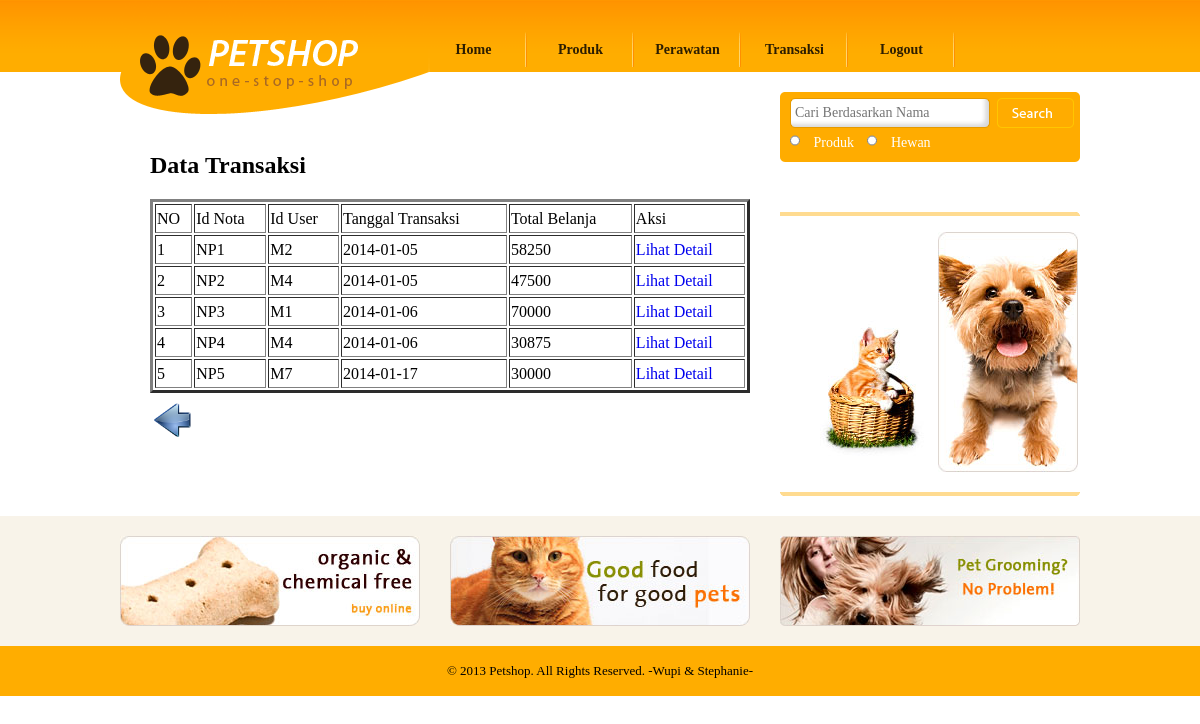
The app's page /pegawai_data_transaksi_perawatan.php, older data.
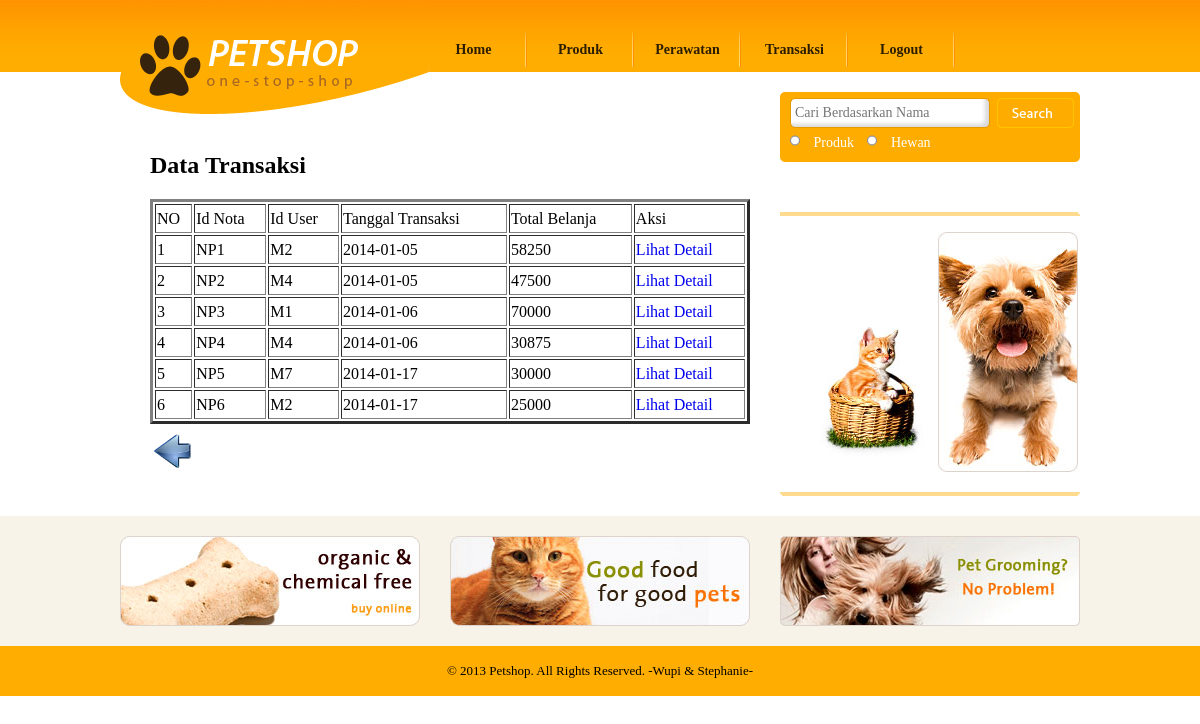
The same page, newer data.
### tables this page shows
CREATE TABLE `transaksi_perawatan` (
  `id_nota_perawatan` char(8) NOT NULL,
  `id_user` char(8) NOT NULL,
  `tgl_transaksi` date NOT NULL,
  `total_harga` double NOT NULL,
  PRIMARY KEY (`id_nota_perawatan`),
  KEY `id_user` (`id_user`),
  CONSTRAINT `transaksi_perawatan_ibfk_1` FOREIGN KEY (`id_user`) REFERENCES `user` (`id_user`)
);

### pegawai_data_transaksi_perawatan.php (the view, shortened to what this page needs)
<!DOCTYPE html PUBLIC "-//W3C//DTD XHTML 1.0 Transitional//EN" "http://www.w3.org/TR/xhtml1/DTD/xhtml1-transitional.dtd">
<html xmlns="http://www.w3.org/1999/xhtml">
<head>
	<link href="css/style.css" rel="stylesheet" type="text/css" />
</head>
<body>
<?php include "header_pegawai.php";?>
<div id="body">
<div id="content">
<div class="content">
<div class="about">
	<h2>Data Transaksi</h2>
	<ul>
	<li>
	<form method="post" action="" class="login">
	<table width="100%"  align="center" border=3>
		<?php
		include "koneksi.php";
		$tampil_perawatan=mysql_query("SELECT * FROM transaksi_perawatan ");
		$no=1;
		echo "<tr><td>NO</td><td>Id Nota</td><td>Id User</td><td>Tanggal Transaksi</td><td>Total Belanja</td><td>Aksi</td></tr>";
		while($data=mysql_fetch_array($tampil_perawatan))
		{	?>
								<tr>
								<td><?PHP ECHO $no; ?></td>
										<td ><?PHP ECHO $data['id_nota_perawatan']; ?></td>
										<td><?PHP ECHO $data['id_user']; ?></td>
										<td ><?PHP ECHO $data['tgl_transaksi']; ?> </td>
										<td><?PHP ECHO $data['total_harga']; ?></td>
										<td><a href="pegawai_lihat_detail_transaksi_perawatan.php?id_nota=<?PHP ECHO $data['id_nota_perawatan']; ?>">Lihat Detail</a></td>
								</tr>
								<?PHP
								$no++;
							}
		?>
	</table>
	 <table>
									  <tr>
											<td>
					<tr><td colspan=8><a href="pegawai_data_transaksi.php"><img src="images/back.png" width=40 height=40 align=right></a></td></tr>
					</td>
										</tr>
									  </table>
	</form>
	</li>
	</ul>
</div>
</div>
<div id="sidebar">
	<?php include "pegawai_cari.php"; ?>
	<?php include "shoping_guide.php"; ?>
	<?php include "iklan.php"; ?>
<div id="footer">
	<?php include "footer.php"; ?>
</div>
</body>
</html>

### header_pegawai.php (shortened to what this page needs)
<!DOCTYPE html PUBLIC "-//W3C//DTD XHTML 1.0 Transitional//EN" "http://www.w3.org/TR/xhtml1/DTD/xhtml1-transitional.dtd">
<html xmlns="http://www.w3.org/1999/xhtml">
<head>
</head>
<body>
			<div id="header">
	           		<a href="index.php" id="logo"><img src="images/logo.gif" width="310" height="114" alt="" title=""></a>
					<ul class="navigation">
						<li><a href="halaman_pegawai.php">Home</a></li>
						<li><a href="pegawai_produk.php">Produk</a></li>
						<li><a href="pegawai_lihat_perawatan.php">Perawatan</a></li>
						<li><a href="pegawai_pilih_transaksi.php">Transaksi</a></li>
						<li><a href="logout.php">Logout</a></li>
					</ul>
			</div>
</body>
</html>

### koneksi.php (shortened to what this page needs)
<!DOCTYPE html PUBLIC "-//W3C//DTD XHTML 1.0 Transitional//EN" "http://www.w3.org/TR/xhtml1/DTD/xhtml1-transitional.dtd">
<html xmlns="http://www.w3.org/1999/xhtml">
<head>
</head>
<body>
</body>
</html>

### pegawai_cari.php (shortened to what this page needs)
<!DOCTYPE html PUBLIC "-//W3C//DTD XHTML 1.0 Transitional//EN" "http://www.w3.org/TR/xhtml1/DTD/xhtml1-transitional.dtd">
<html xmlns="http://www.w3.org/1999/xhtml">
<head>
</head>
<body>
	<div class="featured">
		<div class="search">
			<form method="post" action="pegawai_pencarian.php">
				<input type="text" name="nama_pencarian" placeholder="Cari Berdasarkan Nama">
				<button type="submit">&nbsp;</button>
				<label for="produk"><input type="radio" name="cari" value="produk"> Produk </label>
				<label for="hewan"><input type="radio" name="cari" value="hewan"> Hewan </label>
			</form>
		</div>
	</div>
</body>
</html>

### shoping_guide.php (shortened to what this page needs)
<!DOCTYPE html PUBLIC "-//W3C//DTD XHTML 1.0 Transitional//EN" "http://www.w3.org/TR/xhtml1/DTD/xhtml1-transitional.dtd">
<html xmlns="http://www.w3.org/1999/xhtml">
<head>
</head>
<body>
<div class="section">
	<div class="aside">
	<div>
	<ul>
		<img src="images/cat.jpg">
		<img src="images/dog2.jpg">
	</ul>
	</div>
	</div>
	</div>
	</div>
	</div>
</body>
</html>

### iklan.php (shortened to what this page needs)
<!DOCTYPE html PUBLIC "-//W3C//DTD XHTML 1.0 Transitional//EN" "http://www.w3.org/TR/xhtml1/DTD/xhtml1-transitional.dtd">
<html xmlns="http://www.w3.org/1999/xhtml">
<head>
</head>
<body>
	<div class="featured">
		<ul>
			<li><img src="images/organic-and-chemical-free.jpg" width="300" height="90" alt="Pet Shop" title="Pet Shop" ></li>
			<li><img src="images/good-food.jpg" width="300" height="90" alt="Pet Shop" title="Pet Shop" ></li>
			<li class="last"><img src="images/pet-grooming.jpg" width="300" height="90" alt="Pet Shop" title="Pet Shop" ></li>
		</ul>
	</div>
</body>
</html>

### footer.php (shortened to what this page needs)
<!DOCTYPE html PUBLIC "-//W3C//DTD XHTML 1.0 Transitional//EN" "http://www.w3.org/TR/xhtml1/DTD/xhtml1-transitional.dtd">
<html xmlns="http://www.w3.org/1999/xhtml">
<head>
</head>
<body>
	<div id="footnote">
		<div class="section">
			&copy; 2013 <a href="index.html">Petshop</a>. All Rights Reserved.	-Wupi &amp; Stephanie-
		</div>
	</div>
</body>
</html>

Row changes from the older to the newer data that the page shows:
added transaksi_perawatan: id_nota_perawatan "NP6", id_user "M2", tgl_transaksi "2014-01-17", total_harga "25000"
